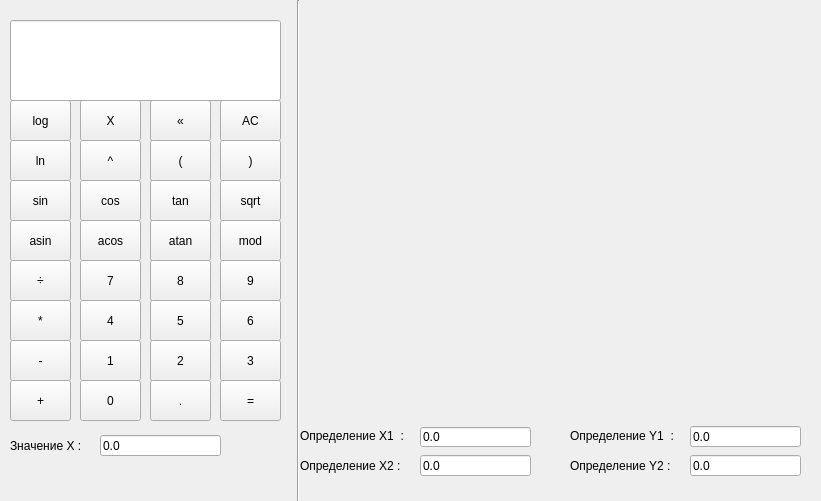
<?xml version="1.0" encoding="UTF-8"?>
<ui version="4.0">
 <class>calculator</class>
 <widget class="QWidget" name="calculator">
  <property name="geometry">
   <rect>
    <x>0</x>
    <y>0</y>
    <width>821</width>
    <height>501</height>
   </rect>
  </property>
  <property name="windowTitle">
   <string>Form</string>
  </property>
  <widget class="QPushButton" name="X_but">
   <property name="geometry">
    <rect>
     <x>80</x>
     <y>100</y>
     <width>61</width>
     <height>41</height>
    </rect>
   </property>
   <property name="text">
    <string>X</string>
   </property>
  </widget>
  <widget class="QPushButton" name="acos_but">
   <property name="geometry">
    <rect>
     <x>80</x>
     <y>220</y>
     <width>61</width>
     <height>41</height>
    </rect>
   </property>
   <property name="text">
    <string>acos</string>
   </property>
  </widget>
  <widget class="QPushButton" name="dev_but">
   <property name="geometry">
    <rect>
     <x>10</x>
     <y>260</y>
     <width>61</width>
     <height>41</height>
    </rect>
   </property>
   <property name="text">
    <string>÷</string>
   </property>
  </widget>
  <widget class="QPushButton" name="num7_but">
   <property name="geometry">
    <rect>
     <x>80</x>
     <y>260</y>
     <width>61</width>
     <height>41</height>
    </rect>
   </property>
   <property name="text">
    <string>7</string>
   </property>
  </widget>
  <widget class="QPushButton" name="num8_but">
   <property name="geometry">
    <rect>
     <x>150</x>
     <y>260</y>
     <width>61</width>
     <height>41</height>
    </rect>
   </property>
   <property name="text">
    <string>8</string>
   </property>
  </widget>
  <widget class="QPushButton" name="num9_but">
   <property name="geometry">
    <rect>
     <x>220</x>
     <y>260</y>
     <width>61</width>
     <height>41</height>
    </rect>
   </property>
   <property name="text">
    <string>9</string>
   </property>
  </widget>
  <widget class="QPushButton" name="asin_but">
   <property name="geometry">
    <rect>
     <x>10</x>
     <y>220</y>
     <width>61</width>
     <height>41</height>
    </rect>
   </property>
   <property name="text">
    <string>asin</string>
   </property>
  </widget>
  <widget class="QPushButton" name="sin_but">
   <property name="geometry">
    <rect>
     <x>10</x>
     <y>180</y>
     <width>61</width>
     <height>41</height>
    </rect>
   </property>
   <property name="text">
    <string>sin</string>
   </property>
  </widget>
  <widget class="QPushButton" name="mult_but">
   <property name="geometry">
    <rect>
     <x>10</x>
     <y>300</y>
     <width>61</width>
     <height>41</height>
    </rect>
   </property>
   <property name="text">
    <string>*</string>
   </property>
  </widget>
  <widget class="QPushButton" name="num5_but">
   <property name="geometry">
    <rect>
     <x>150</x>
     <y>300</y>
     <width>61</width>
     <height>41</height>
    </rect>
   </property>
   <property name="text">
    <string>5</string>
   </property>
  </widget>
  <widget class="QPushButton" name="num4_but">
   <property name="geometry">
    <rect>
     <x>80</x>
     <y>300</y>
     <width>61</width>
     <height>41</height>
    </rect>
   </property>
   <property name="text">
    <string>4</string>
   </property>
  </widget>
  <widget class="QPushButton" name="num6_but">
   <property name="geometry">
    <rect>
     <x>220</x>
     <y>300</y>
     <width>61</width>
     <height>41</height>
    </rect>
   </property>
   <property name="text">
    <string>6</string>
   </property>
  </widget>
  <widget class="QPushButton" name="atan_but">
   <property name="geometry">
    <rect>
     <x>150</x>
     <y>220</y>
     <width>61</width>
     <height>41</height>
    </rect>
   </property>
   <property name="text">
    <string>atan</string>
   </property>
  </widget>
  <widget class="QPushButton" name="tan_but">
   <property name="geometry">
    <rect>
     <x>150</x>
     <y>180</y>
     <width>61</width>
     <height>41</height>
    </rect>
   </property>
   <property name="text">
    <string>tan</string>
   </property>
  </widget>
  <widget class="QPushButton" name="sub_but">
   <property name="geometry">
    <rect>
     <x>10</x>
     <y>340</y>
     <width>61</width>
     <height>41</height>
    </rect>
   </property>
   <property name="text">
    <string>-</string>
   </property>
  </widget>
  <widget class="QPushButton" name="num2_but">
   <property name="geometry">
    <rect>
     <x>150</x>
     <y>340</y>
     <width>61</width>
     <height>41</height>
    </rect>
   </property>
   <property name="text">
    <string>2</string>
   </property>
  </widget>
  <widget class="QPushButton" name="num1_but">
   <property name="geometry">
    <rect>
     <x>80</x>
     <y>340</y>
     <width>61</width>
     <height>41</height>
    </rect>
   </property>
   <property name="text">
    <string>1</string>
   </property>
  </widget>
  <widget class="QPushButton" name="num3_but">
   <property name="geometry">
    <rect>
     <x>220</x>
     <y>340</y>
     <width>61</width>
     <height>41</height>
    </rect>
   </property>
   <property name="text">
    <string>3</string>
   </property>
  </widget>
  <widget class="QPushButton" name="opbrack_but">
   <property name="geometry">
    <rect>
     <x>150</x>
     <y>140</y>
     <width>61</width>
     <height>41</height>
    </rect>
   </property>
   <property name="text">
    <string>(</string>
   </property>
  </widget>
  <widget class="QPushButton" name="pow_but">
   <property name="geometry">
    <rect>
     <x>80</x>
     <y>140</y>
     <width>61</width>
     <height>41</height>
    </rect>
   </property>
   <property name="text">
    <string>^</string>
   </property>
  </widget>
  <widget class="QPushButton" name="sqrt_but">
   <property name="geometry">
    <rect>
     <x>220</x>
     <y>180</y>
     <width>61</width>
     <height>41</height>
    </rect>
   </property>
   <property name="text">
    <string>sqrt</string>
   </property>
  </widget>
  <widget class="QPushButton" name="equally_but">
   <property name="geometry">
    <rect>
     <x>220</x>
     <y>380</y>
     <width>61</width>
     <height>41</height>
    </rect>
   </property>
   <property name="text">
    <string>=</string>
   </property>
  </widget>
  <widget class="QPushButton" name="clbrack_but">
   <property name="geometry">
    <rect>
     <x>220</x>
     <y>140</y>
     <width>61</width>
     <height>41</height>
    </rect>
   </property>
   <property name="text">
    <string>)</string>
   </property>
  </widget>
  <widget class="QPushButton" name="log_but">
   <property name="geometry">
    <rect>
     <x>10</x>
     <y>100</y>
     <width>61</width>
     <height>41</height>
    </rect>
   </property>
   <property name="text">
    <string>log</string>
   </property>
  </widget>
  <widget class="QPushButton" name="num0_but">
   <property name="geometry">
    <rect>
     <x>80</x>
     <y>380</y>
     <width>61</width>
     <height>41</height>
    </rect>
   </property>
   <property name="text">
    <string>0</string>
   </property>
  </widget>
  <widget class="QPushButton" name="add_but">
   <property name="geometry">
    <rect>
     <x>10</x>
     <y>380</y>
     <width>61</width>
     <height>41</height>
    </rect>
   </property>
   <property name="text">
    <string>+</string>
   </property>
  </widget>
  <widget class="QPushButton" name="dot_but">
   <property name="geometry">
    <rect>
     <x>150</x>
     <y>380</y>
     <width>61</width>
     <height>41</height>
    </rect>
   </property>
   <property name="text">
    <string>.</string>
   </property>
  </widget>
  <widget class="QPushButton" name="onedel_but">
   <property name="geometry">
    <rect>
     <x>150</x>
     <y>100</y>
     <width>61</width>
     <height>41</height>
    </rect>
   </property>
   <property name="text">
    <string>«</string>
   </property>
  </widget>
  <widget class="QPushButton" name="alldel_but">
   <property name="geometry">
    <rect>
     <x>220</x>
     <y>100</y>
     <width>61</width>
     <height>41</height>
    </rect>
   </property>
   <property name="text">
    <string>AC</string>
   </property>
  </widget>
  <widget class="QPushButton" name="cos_but">
   <property name="geometry">
    <rect>
     <x>80</x>
     <y>180</y>
     <width>61</width>
     <height>41</height>
    </rect>
   </property>
   <property name="text">
    <string>cos</string>
   </property>
  </widget>
  <widget class="QPushButton" name="ln_but">
   <property name="geometry">
    <rect>
     <x>10</x>
     <y>140</y>
     <width>61</width>
     <height>41</height>
    </rect>
   </property>
   <property name="text">
    <string>ln</string>
   </property>
  </widget>
  <widget class="QPushButton" name="mod_but">
   <property name="geometry">
    <rect>
     <x>220</x>
     <y>220</y>
     <width>61</width>
     <height>41</height>
    </rect>
   </property>
   <property name="text">
    <string>mod</string>
   </property>
  </widget>
  <widget class="QLabel" name="label">
   <property name="geometry">
    <rect>
     <x>300</x>
     <y>420</y>
     <width>131</width>
     <height>31</height>
    </rect>
   </property>
   <property name="text">
    <string>Определение X1  : </string>
   </property>
  </widget>
  <widget class="QLabel" name="label_2">
   <property name="geometry">
    <rect>
     <x>300</x>
     <y>450</y>
     <width>131</width>
     <height>31</height>
    </rect>
   </property>
   <property name="text">
    <string>Определение X2 : </string>
   </property>
  </widget>
  <widget class="QLabel" name="label_4">
   <property name="geometry">
    <rect>
     <x>570</x>
     <y>420</y>
     <width>131</width>
     <height>31</height>
    </rect>
   </property>
   <property name="text">
    <string>Определение Y1  : </string>
   </property>
  </widget>
  <widget class="QLabel" name="label_5">
   <property name="geometry">
    <rect>
     <x>570</x>
     <y>450</y>
     <width>131</width>
     <height>31</height>
    </rect>
   </property>
   <property name="text">
    <string>Определение Y2 : </string>
   </property>
  </widget>
  <widget class="QLabel" name="label_7">
   <property name="geometry">
    <rect>
     <x>10</x>
     <y>430</y>
     <width>101</width>
     <height>31</height>
    </rect>
   </property>
   <property name="text">
    <string>Значение X : </string>
   </property>
  </widget>
  <widget class="Line" name="line">
   <property name="geometry">
    <rect>
     <x>290</x>
     <y>0</y>
     <width>16</width>
     <height>501</height>
    </rect>
   </property>
   <property name="orientation">
    <enum>Qt::Vertical</enum>
   </property>
  </widget>
  <widget class="QLineEdit" name="formul_field">
   <property name="geometry">
    <rect>
     <x>10</x>
     <y>20</y>
     <width>271</width>
     <height>81</height>
    </rect>
   </property>
   <property name="sizePolicy">
    <sizepolicy hsizetype="Preferred" vsizetype="Preferred">
     <horstretch>0</horstretch>
     <verstretch>0</verstretch>
    </sizepolicy>
   </property>
   <property name="text">
    <string/>
   </property>
  </widget>
  <widget class="QLineEdit" name="x_value">
   <property name="geometry">
    <rect>
     <x>100</x>
     <y>435</y>
     <width>121</width>
     <height>21</height>
    </rect>
   </property>
   <property name="text">
    <string>0.0</string>
   </property>
  </widget>
  <widget class="QLineEdit" name="x_graf_1">
   <property name="geometry">
    <rect>
     <x>420</x>
     <y>427</y>
     <width>111</width>
     <height>20</height>
    </rect>
   </property>
   <property name="text">
    <string>0.0</string>
   </property>
  </widget>
  <widget class="QLineEdit" name="x_graf_2">
   <property name="geometry">
    <rect>
     <x>420</x>
     <y>455</y>
     <width>111</width>
     <height>21</height>
    </rect>
   </property>
   <property name="text">
    <string>0.0</string>
   </property>
  </widget>
  <widget class="QLineEdit" name="y_graf_1">
   <property name="geometry">
    <rect>
     <x>690</x>
     <y>426</y>
     <width>111</width>
     <height>21</height>
    </rect>
   </property>
   <property name="text">
    <string>0.0</string>
   </property>
  </widget>
  <widget class="QLineEdit" name="y_graf_2">
   <property name="geometry">
    <rect>
     <x>690</x>
     <y>455</y>
     <width>111</width>
     <height>21</height>
    </rect>
   </property>
   <property name="text">
    <string>0.0</string>
   </property>
  </widget>
  <widget class="QCustomPlot" name="widget" native="true">
   <property name="geometry">
    <rect>
     <x>320</x>
     <y>20</y>
     <width>471</width>
     <height>391</height>
    </rect>
   </property>
  </widget>
  <zorder>X_but</zorder>
  <zorder>acos_but</zorder>
  <zorder>dev_but</zorder>
  <zorder>num7_but</zorder>
  <zorder>num8_but</zorder>
  <zorder>num9_but</zorder>
  <zorder>asin_but</zorder>
  <zorder>sin_but</zorder>
  <zorder>mult_but</zorder>
  <zorder>num5_but</zorder>
  <zorder>num4_but</zorder>
  <zorder>atan_but</zorder>
  <zorder>tan_but</zorder>
  <zorder>sub_but</zorder>
  <zorder>num2_but</zorder>
  <zorder>num1_but</zorder>
  <zorder>num3_but</zorder>
  <zorder>opbrack_but</zorder>
  <zorder>pow_but</zorder>
  <zorder>sqrt_but</zorder>
  <zorder>equally_but</zorder>
  <zorder>clbrack_but</zorder>
  <zorder>log_but</zorder>
  <zorder>num0_but</zorder>
  <zorder>add_but</zorder>
  <zorder>dot_but</zorder>
  <zorder>onedel_but</zorder>
  <zorder>alldel_but</zorder>
  <zorder>cos_but</zorder>
  <zorder>ln_but</zorder>
  <zorder>mod_but</zorder>
  <zorder>label</zorder>
  <zorder>label_2</zorder>
  <zorder>label_4</zorder>
  <zorder>label_5</zorder>
  <zorder>label_7</zorder>
  <zorder>line</zorder>
  <zorder>num6_but</zorder>
  <zorder>formul_field</zorder>
  <zorder>x_value</zorder>
  <zorder>x_graf_1</zorder>
  <zorder>x_graf_2</zorder>
  <zorder>y_graf_1</zorder>
  <zorder>y_graf_2</zorder>
  <zorder>widget</zorder>
 </widget>
 <customwidgets>
  <customwidget>
   <class>QCustomPlot</class>
   <extends>QWidget</extends>
   <header>qcustomplot.h</header>
   <container>1</container>
  </customwidget>
 </customwidgets>
 <resources/>
 <connections/>
</ui>
